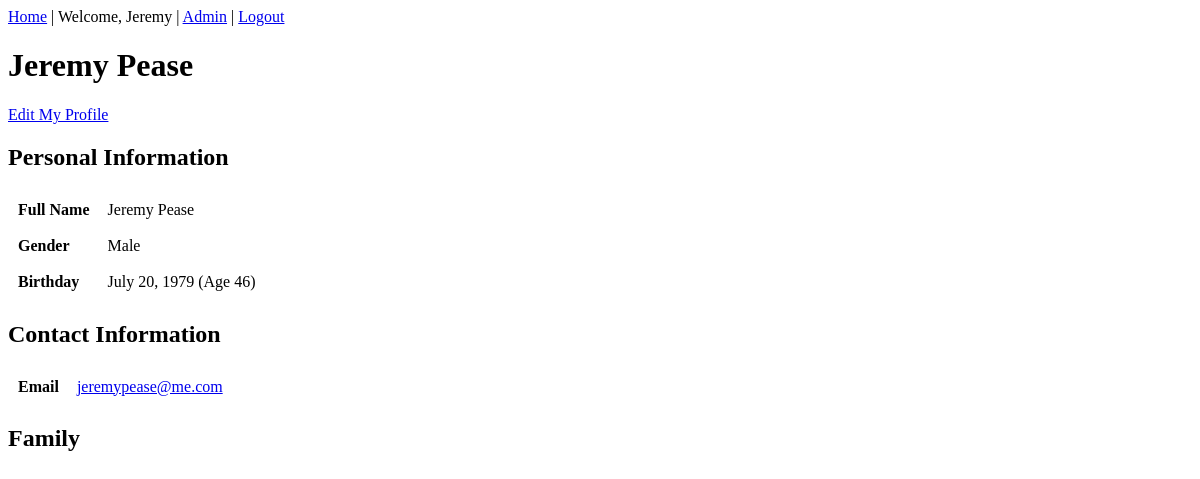
The page /profile (signed in) on the database as committed earlier.
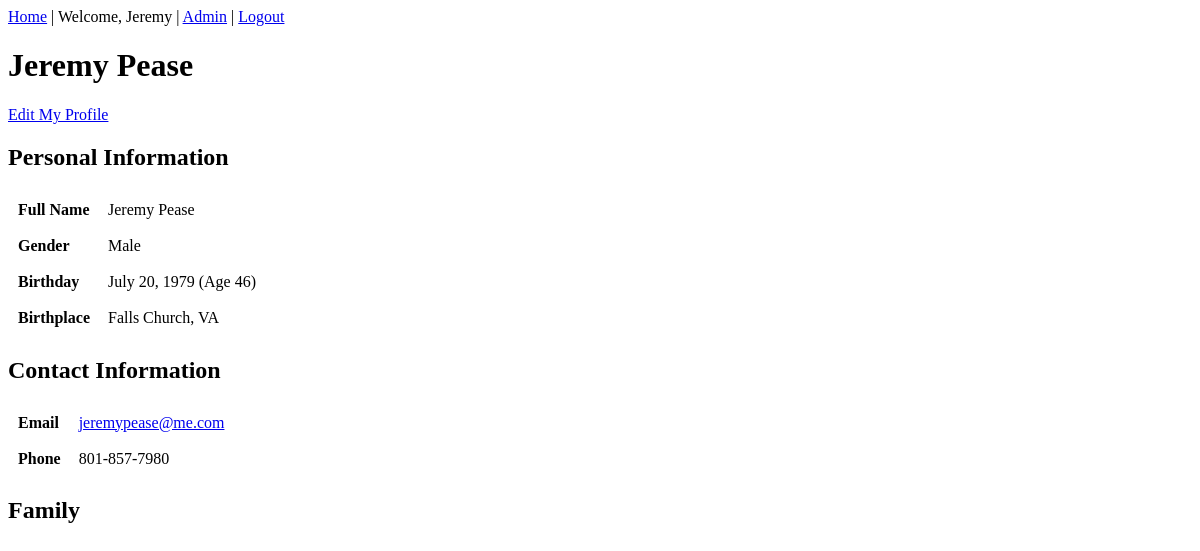
The same page on the database as committed later.
### app/models.py (models this page shows, shortened)
class User(UserMixin, db.Model):
    __tablename__ = 'users'
    id = db.Column(db.Integer, primary_key=True)
    email = db.Column(db.String(120), unique=True, nullable=False)
    password_hash = db.Column(db.String(256), nullable=False)
    first_name = db.Column(db.String(50), nullable=False)
    last_name = db.Column(db.String(50), nullable=False)
    phone = db.Column(db.String(20))
    email_verified = db.Column(db.Boolean, default=False)
    verification_token = db.Column(db.String(100))
    status = db.Column(db.String(20), default='pending')  # pending/approved/rejected
    approved_by_id = db.Column(db.Integer, db.ForeignKey('users.id'))
    approved_date = db.Column(db.Date)
    is_admin = db.Column(db.Boolean, default=False)
    is_delegate = db.Column(db.Boolean, default=False)
    person_id = db.Column(db.Integer, db.ForeignKey('people.id'))
    person = db.relationship('Person', back_populates='user')

class Person(db.Model):
    __tablename__ = 'people'
    id = db.Column(db.Integer, primary_key=True)
    name = db.Column(db.String(100), nullable=False)
    gender = db.Column(db.String(10))
    birthday = db.Column(db.Date)
    nickname = db.Column(db.String(50))
    birthplace = db.Column(db.String(100))
    maiden_name = db.Column(db.String(100))
    spouse_name = db.Column(db.String(100))
    deathday = db.Column(db.Date)
    deathplace = db.Column(db.String(100))
    occupation = db.Column(db.String(100))
    email = db.Column(db.String(120))
    phone = db.Column(db.String(20))
    photo_path = db.Column(db.String(200))
    notes = db.Column(db.Text)
    children = db.relationship(
        'Person',
        secondary=parent_child,
        primaryjoin=id == parent_child.c.parent_id,
        secondaryjoin=id == parent_child.c.child_id,
        backref='parents'
    )
    user = db.relationship('User', back_populates='person', uselist=False)
    def get_display_name(self):
        return self.nickname if self.nickname else self.name
    def get_age(self):
        if not self.birthday:
            return None
        end = self.deathday or date.today()
        age = end.year - self.birthday.year
        if (end.month, end.day) < (self.birthday.month, self.birthday.day):
            age -= 1
        return age

### app/routes.py (the view)
@main.route('/profile')
@login_required
def profile():
    person = current_user.person
    if not person:
        flash('No profile found. Please contact the admin.', 'error')
        return redirect(url_for('main.index'))
    return render_template('profile.html', person=person)

### app/models.py (called while the page is built)
@login_manager.user_loader
def load_user(user_id):
    return User.query.get(int(user_id))

### app/templates/profile.html (shortened to what this page needs)
{% extends "base.html" %}
{% block content %}
<h1>{{ person.get_display_name() }}</h1>
{% if person.user == current_user %}
    <a href="/profile/edit">Edit My Profile</a>
{% endif %}
<h2>Personal Information</h2>
<table cellpadding="8">
    <tr><td><strong>Full Name</strong></td><td>{{ person.name }}</td></tr>
    {% if person.gender %}
    <tr><td><strong>Gender</strong></td><td>{{ person.gender }}</td></tr>
    {% endif %}
    {% if person.birthday %}
    <tr><td><strong>Birthday</strong></td><td>{{ person.birthday.strftime('%B %d, %Y') }} (Age {{ person.get_age() }})</td></tr>
    {% endif %}
    {% if person.birthplace %}
    <tr><td><strong>Birthplace</strong></td><td>{{ person.birthplace }}</td></tr>
    {% endif %}
</table>
<h2>Contact Information</h2>
<table cellpadding="8">
    {% if person.email %}
    <tr><td><strong>Email</strong></td><td><a href="mailto:{{ person.email }}">{{ person.email }}</a></td></tr>
    {% endif %}
    {% if person.phone %}
    <tr><td><strong>Phone</strong></td><td>{{ person.phone }}</td></tr>
    {% endif %}
</table>
<h2>Family</h2>
{% endblock %}

### app/templates/base.html (shortened to what this page needs)
<!DOCTYPE html>
<html lang="en">
<head>
</head>
<body>
        <nav>
        <a href="/">Home</a>
        {% if current_user.is_authenticated %}
            | Welcome, {{ current_user.first_name }}
            {% if current_user.is_admin %}
                | <a href="/admin/users">Admin</a>
            {% endif %}
            | <a href="/logout">Logout</a>
        {% else %}
            | <a href="/login">Sign In</a>
        {% endif %}
    </nav>
    <main>
        {% block content %}{% endblock %}
    </main>
</body>
</html>

Rows that differ between the two databases and show on the page:
changed Person "Jeremy Pease": birthplace (not shown) → "Falls Church, VA"; phone (not shown) → "801-857-7980"
Other text that changed with them:
text now shown: "Birthplace Phone"
